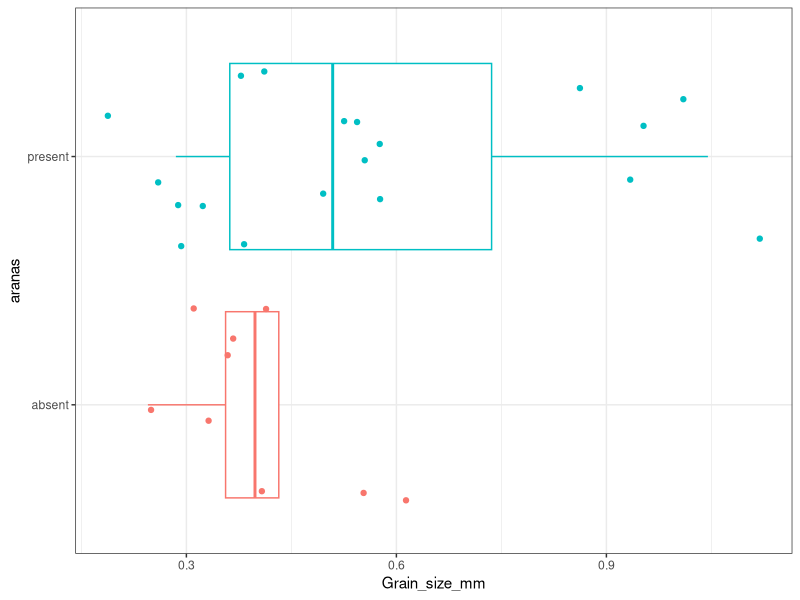

Generate this figure with R:
## ---- chunk 1
tamanio_grano_mm <- c(
  0.245, 0.247, 0.285, 0.299, 0.327, 0.347, 0.356, 0.360, 0.363,
  0.364, 0.398, 0.400, 0.409, 0.421, 0.432, 0.473, 0.509, 0.529,
  0.561, 0.569, 0.594, 0.638, 0.656, 0.816, 0.853, 0.938, 1.036,
  1.045
)

aranas <- c(
  "absent", "absent", "present", "present", "present", "present",
  "absent", "present", "absent", "present", "absent", "present",
  "absent", "present", "absent", "present", "present", "present",
  "absent", "absent", "present", "present", "present", "present",
  "present", "present", "present", "present"
)

# Crear el data frame
datos_rls <- data.frame(
  "Grain_size_mm" = tamanio_grano_mm,
  "Spiders" = aranas
)

# -----------------------------------------------------------------
# PASO DE TRANSFORMACIÓN: absent -> 0 y present -> 1
# -----------------------------------------------------------------

# Opción 1: Usando la función 'ifelse' (más clara para este mapeo)
datos_rls$Spiders_Binary <- ifelse(datos_rls$Spiders == "present", 1, 0)
## ---- chunk 2
datos_rls
## ---- chunk 3
library(ggplot2)
table(datos_rls$Grain_size_mm)

ggplot(data = datos_rls, aes(x = Grain_size_mm, y = aranas, color = aranas)) +
  geom_boxplot(outlier.shape = NA) +
  geom_jitter(width = 0.1) +
  theme_bw() +
  theme(legend.position = "null")
